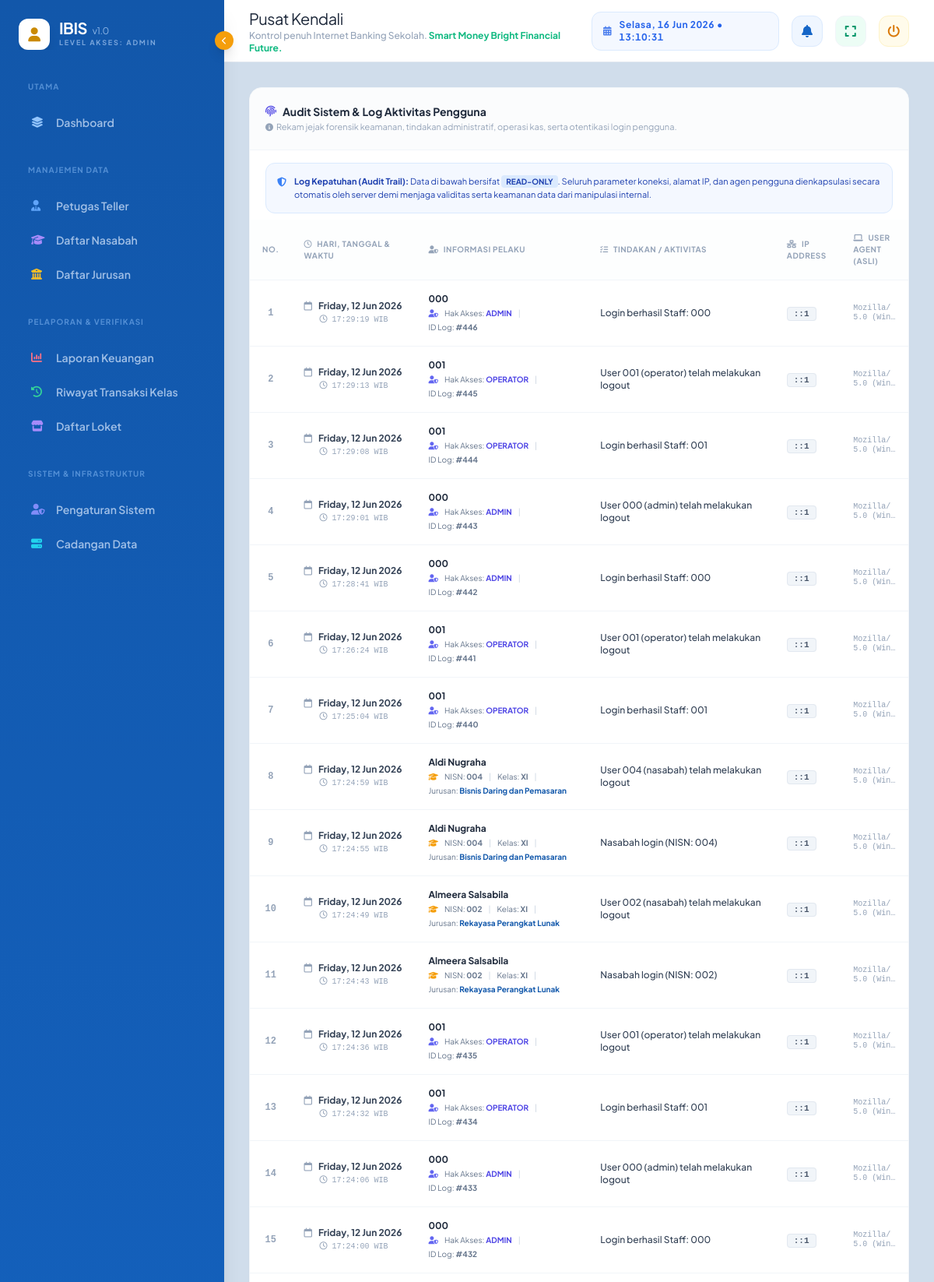
Page /main.php?page=log-aktivitas (signed in, upper part) on the committed database.
### tables this page shows
CREATE TABLE `tbl_pengaturan` (
  `id_pengaturan` int NOT NULL AUTO_INCREMENT,
  `nama_aplikasi` varchar(100) NOT NULL DEFAULT 'IBIS',
  `subjudul` varchar(150) DEFAULT 'Internet Banking Sekolah',
  `tagline_1` varchar(150) DEFAULT 'Cerdas Finansial,',
  `tagline_2` varchar(150) DEFAULT 'Hebat di Masa Depan.',
  `versi_aplikasi` varchar(20) DEFAULT '3.0',
  `developed_by` varchar(150) NOT NULL DEFAULT 'Pustik SMK PGRI 4 Bandar Lampung',
  `nama_sekolah` varchar(100) DEFAULT NULL,
  `alamat_sekolah` text,
  `telp_sekolah` varchar(20) DEFAULT NULL,
  `whatsapp_admin` varchar(20) DEFAULT NULL,
  `email_sekolah` varchar(100) DEFAULT NULL,
  `logo_sekolah` varchar(255) DEFAULT NULL,
  `nama_kepala_sekolah` varchar(100) DEFAULT NULL,
  `nip_kepala_sekolah` varchar(50) DEFAULT NULL,
  `minimal_penarikan` decimal(15,2) DEFAULT '10000.00',
  `minimal_saldo_mengendap` decimal(15,2) DEFAULT '15000.00',
  `biaya_admin_default` decimal(15,2) DEFAULT '2500.00',
  `biaya_transfer_default` decimal(15,2) DEFAULT '1500.00',
  `format_nomor_transaksi` varchar(50) DEFAULT 'TRX/[YYYY]/[MM]/[ID]',
  `jam_operasional` varchar(100) DEFAULT 'Senin - Jumat, 07:30 - 15:00 WIB',
  `limit_transfer_harian` decimal(15,2) DEFAULT '50000.00',
  PRIMARY KEY (`id_pengaturan`)
);

CREATE TABLE `log_activity` (
  `id_log` int NOT NULL AUTO_INCREMENT,
  `id_user` int DEFAULT NULL,
  `id_nasabah` int DEFAULT NULL,
  `role_pelaku` varchar(50) DEFAULT NULL,
  `aktivitas` text NOT NULL,
  `ip_address` varchar(45) DEFAULT NULL,
  `user_agent` text,
  `timestamp` timestamp NULL DEFAULT CURRENT_TIMESTAMP,
  PRIMARY KEY (`id_log`),
  KEY `id_user` (`id_user`),
  KEY `id_nasabah` (`id_nasabah`),
  KEY `timestamp` (`timestamp`),
  CONSTRAINT `fk_log_nasabah` FOREIGN KEY (`id_nasabah`) REFERENCES `tbl_nasabah` (`id_nasabah`) ON DELETE CASCADE,
  CONSTRAINT `fk_log_user` FOREIGN KEY (`id_user`) REFERENCES `tbl_users` (`id_user`) ON DELETE CASCADE
);

CREATE TABLE `tbl_nasabah` (
  `id_nasabah` int NOT NULL AUTO_INCREMENT,
  `nisn` varchar(20) NOT NULL,
  `nik` varchar(20) DEFAULT NULL,
  `nama_nasabah` varchar(100) NOT NULL,
  `nama_ibu_kandung` varchar(100) NOT NULL,
  `tempat_lahir` varchar(50) DEFAULT NULL,
  `tanggal_lahir` date DEFAULT NULL,
  `jenis_kelamin` enum('L','P') DEFAULT NULL,
  `jenjang_pendidikan` enum('PAUD','TK','SD','SMP','SMA','SMK') DEFAULT NULL,
  `kelas` enum('X','XI','XII') DEFAULT NULL,
  `id_jurusan` int DEFAULT NULL,
  `password` varchar(255) NOT NULL,
  `pin_transaksi` varchar(255) DEFAULT NULL,
  `saldo` decimal(15,2) NOT NULL DEFAULT '25000.00',
  `telepon` varchar(15) DEFAULT NULL,
  `email` varchar(100) DEFAULT NULL,
  `alamat` text,
  `status_nasabah` enum('aktif','nonaktif') DEFAULT 'aktif',
  `is_locked` tinyint(1) DEFAULT '0',
  `pin_failed_attempts` int DEFAULT '0',
  `remember_token` varchar(100) DEFAULT NULL,
  `last_login` timestamp NULL DEFAULT NULL,
  `created_at` timestamp NULL DEFAULT CURRENT_TIMESTAMP,
  `updated_at` timestamp NULL DEFAULT CURRENT_TIMESTAMP ON UPDATE CURRENT_TIMESTAMP,
  PRIMARY KEY (`id_nasabah`),
  UNIQUE KEY `nisn` (`nisn`),
  UNIQUE KEY `nik` (`nik`),
  KEY `id_jurusan` (`id_jurusan`),
  CONSTRAINT `fk_nasabah_jurusan` FOREIGN KEY (`id_jurusan`) REFERENCES `tbl_jurusan` (`id_jurusan`) ON DELETE SET NULL ON UPDATE CASCADE
);

CREATE TABLE `tbl_jurusan` (
  `id_jurusan` int NOT NULL AUTO_INCREMENT,
  `kode_jurusan` varchar(10) NOT NULL,
  `nama_jurusan` varchar(50) NOT NULL,
  PRIMARY KEY (`id_jurusan`),
  UNIQUE KEY `kode_jurusan` (`kode_jurusan`)
);

### views/superadmin/log-aktivitas.php (the view, shortened to what the rows shown need)
<?php
$stmt_all_logs = $pdo->query("
    SELECT
        l.*,
        u.username AS nama_operator,
        n.nama_nasabah,
        n.nisn,
        n.kelas,
        j.nama_jurusan
    FROM log_activity l
    LEFT JOIN tbl_users u ON l.id_user = u.id_user
    LEFT JOIN tbl_nasabah n ON l.id_nasabah = n.id_nasabah
    LEFT JOIN tbl_jurusan j ON n.id_jurusan = j.id_jurusan
    ORDER BY l.timestamp DESC
");
$all_activity_logs = $stmt_all_logs->fetchAll(PDO::FETCH_ASSOC);
?>
<div class="space-y-6">
    <div class="bg-white rounded-[1rem] border border-slate-100 shadow-sm overflow-hidden">
        <div class="overflow-x-auto mt-2">
            <table class="w-full text-left border-collapse">
                <thead>
                    <tr class="border-b border-slate-100 text-slate-400 text-[10px] uppercase tracking-wider font-bold bg-slate-50/30">
                        <th class="p-4 w-12 text-center">No.</th>
                        <th class="p-4"><i class="far fa-clock mr-1"></i> Hari, Tanggal & Waktu</th>
                        <th class="p-4"><i class="fas fa-user-shield mr-1"></i> Informasi Pelaku</th>
                        <th class="p-4"><i class="fas fa-tasks mr-1"></i> Tindakan / Aktivitas</th>
                        <th class="p-4"><i class="fas fa-network-wired mr-1"></i> IP Address</th>
                        <th class="p-4"><i class="fas fa-laptop mr-1"></i> User Agent (Asli)</th>
                    </tr>
                </thead>
                <tbody class="divide-y divide-slate-100 text-xs text-slate-600">
                    <?php if (!empty($all_activity_logs)): ?>
                        <?php $no = 1; ?>
                        <?php foreach ($all_activity_logs as $log): ?>
                            <?php
                            $is_nasabah = (strtolower($log['role_pelaku']) == 'nasabah');
                            $nama_pelaku = $is_nasabah ? $log['nama_nasabah'] : $log['nama_operator'];
                            $nama_pelaku = $nama_pelaku ?? 'Sistem / Otomatis';
                            $is_suspicious = false;
                            $row_style = $is_suspicious
                                ? 'bg-rose-50/30 hover:bg-rose-50/60 transition-colors'
                                : 'hover:bg-slate-50/40 transition-colors';
                            ?>
                            <tr class="<?= $row_style ?>">
                                <td class="p-4 text-center font-bold text-slate-400 font-mono"><?= $no++ ?></td>
                                <td class="p-4 font-medium text-slate-600 whitespace-nowrap">
                                    <div class="flex items-center gap-2 font-bold text-slate-700">
                                        <i class="far fa-calendar text-slate-400"></i>
                                        <?= function_exists('hariIndo') ? hariIndo($log['timestamp']) : date('l', strtotime($log['timestamp'])) ?>,
                                        <?= date('d M Y', strtotime($log['timestamp'])) ?>
                                    </div>
                                    <div class="text-[10px] text-slate-400 mt-0.5 ml-5 font-mono">
                                        <i class="far fa-clock text-slate-400"></i> <?= date('H:i:s', strtotime($log['timestamp'])) ?> WIB
                                    </div>
                                </td>
                                <td class="p-4 whitespace-nowrap">
                                    <div class="font-bold text-slate-800 flex items-center gap-1.5">
                                        <?= htmlspecialchars($nama_pelaku) ?>
                                    </div>
                                    <div class="text-[10px] text-slate-500 mt-0.5 flex items-center flex-wrap gap-x-2 gap-y-0.5">
                                        <?php if ($is_nasabah): ?>
                                            <span><i class="fas fa-graduation-cap text-[10px] text-amber-500"></i></span>
                                            <span>NISN: <b><?= htmlspecialchars($log['nisn'] ?? '-') ?></b></span>
                                            <span class="text-slate-300">|</span>
                                            <span>Kelas: <b><?= htmlspecialchars($log['kelas'] ?? '-') ?></b></span>
                                            <span class="text-slate-300">|</span>
                                            <span>Jurusan: <b class="text-[#1258ab]"><?= htmlspecialchars($log['nama_jurusan'] ?? 'Umum') ?></b></span>
                                        <?php else: ?>
                                            <span><i class="fas fa-user-shield text-[10px] text-indigo-500"></i></span>
                                            <span>Hak Akses: <b class="uppercase text-indigo-600"><?= htmlspecialchars($log['role_pelaku'] ?? 'Sistem') ?></b></span>
                                            <span class="text-slate-300">|</span>
                                            <span>ID Log: <b>#<?= $log['id_log'] ?></b></span>
                                        <?php endif; ?>
                                    </div>
                                </td>
                                <td class="p-4">
                                    <div class="<?= $is_suspicious ? 'text-rose-600 font-bold' : 'text-slate-700 font-medium' ?> min-w-[200px] max-w-[320px] break-words line-clamp-2" title="<?= htmlspecialchars($log['aktivitas']) ?>">
                                        <?= htmlspecialchars($log['aktivitas']) ?>
                                    </div>
                                </td>
                                <td class="p-4 whitespace-nowrap">
                                    <span class="font-mono font-bold text-slate-600 bg-slate-100 border border-slate-200 px-2 py-0.5 rounded text-[11px]">
                                        <?= htmlspecialchars($log['ip_address'] ?? '0.0.0.0') ?>
                                    </span>
                                </td>
                                <td class="p-4">
                                    <div class="text-slate-400 font-mono text-[10px] max-w-[280px] break-all line-clamp-2 leading-tight" title="<?= htmlspecialchars($log['user_agent']) ?>">
                                    </div>
                                </td>
                            </tr>
                        <?php endforeach; ?>
                    <?php endif; ?>
                </tbody>
            </table>
        </div>
    </div>
</div>

### main.php (shortened to what the rows shown need)
<?php
require_once 'auth/database.php';
$role = $_SESSION['role'];
$page = isset($_GET['page']) ? preg_replace('/[^a-zA-Z0-9-]/', '', $_GET['page']) : 'main';
$page_titles = [
    'main' => 'Dashboard'
];
$app_config = [
    'nama_aplikasi'                => 'IBIS',
    'subjudul'                     => 'Internet Banking Sekolah',
    'tagline_1'                    => 'Cerdas Finansial,',
    'tagline_2'                    => 'Hebat di Masa Depan.',
    'versi_aplikasi'               => '3.0',
    'developed_by'                 => 'PTIK SMK PGRI 4 Bandar Lampung',
    'nama_sekolah'                 => 'SMK PGRI 4 Bandar Lampung',
    'minimal_penarikan'            => 10000.00,
    'minimal_saldo_mengendap'      => 15000.00,
    'biaya_admin_default'          => 2500.00,
    'biaya_transfer_default'       => 1500.00,
    'format_nomor_transaksi'       => 'TRX/[YYYY]/[MM]/[ID]',
    'jam_operasional'              => 'Senin - Jumat, 07:30 - 15:00 WIB',
    'limit_transfer_harian'        => 50000.00,
    'logo_sekolah'                 => null
];
try {
    $stmt_config = $pdo->query("SELECT * FROM tbl_pengaturan LIMIT 1");
    $db_config = $stmt_config->fetch(PDO::FETCH_ASSOC);
    if ($db_config) {
        $app_config = array_merge($app_config, $db_config);
    }
} catch (PDOException $e) {
    error_log("Gagal memuat pengaturan aplikasi.");
}
include 'views/layout/header.php';
?>
<div class="flex h-screen overflow-hidden">
    <aside id="sidebar" class="no-print w-72 sidebar-gradient text-slate-300 flex flex-col shrink-0 shadow-xl relative">
        <div class="p-6 flex-1 overflow-y-auto custom-scrollbar">
            <div class="header-container flex items-center gap-3 mb-10 overflow-hidden transition-all">
                <div class="sidebar-header-text whitespace-nowrap">
                    <h1 class="text-xl font-800 tracking-tight leading-none text-white">
                        <?php
                        $nama_app = (!empty($app_config['nama_aplikasi'])) ? trim($app_config['nama_aplikasi']) : 'IBIS';
                        $versi_app = (!empty($app_config['versi_aplikasi'])) ? trim($app_config['versi_aplikasi']) : '3.0';
                        ?>
                        <b><?= htmlspecialchars($nama_app) ?></b>
                        <span class="text-xs font-normal text-blue-200/70 ml-1">
                            v<?= htmlspecialchars($versi_app) ?>
                        </span>
                    </h1>
                </div>
            </div>
        </div>
    </aside>
    <main class="flex-1 flex flex-col min-w-0 overflow-hidden">
        <header class="h-20 bg-white border-b border-slate-200 flex items-center justify-between px-8 shrink-0">
            <div class="flex items-center gap-4">
                <div>
                    <h2 id="section-title" class="text-xl font-800 text-slate-800 capitalize tracking-tight">
                        <?= $page_titles[$page] ?? 'Pusat Kendali' ?>
                    </h2>
                    <p class="text-[10px] lg:text-xs text-slate-400 font-medium">
                        Kontrol penuh <?= htmlspecialchars($app_config['subjudul']) ?>.
                        <b class="text-emerald-500">
                            <?= htmlspecialchars($app_config['tagline_1']) ?> <?= htmlspecialchars($app_config['tagline_2']) ?>
                        </b>
                    </p>
                </div>
            </div>
        </header>
        <div class="flex-1 overflow-y-auto p-8 custom-scrollbar bg-[#d0ddeb]">
            <?php
            if (isset($routes[$role][$page])) {
                $file_to_include = $routes[$role][$page];
                if (file_exists($file_to_include)) {
                    include $file_to_include;
                } else {
                    include 'views/errors/404.html';
                }
            } else {
                include 'views/errors/403.html';
            }
            ?>
        </div>
    </main>
</div>
<?php include 'views/layout/footer.php'; ?>

### rows in the picture
tbl_pengaturan: nama_aplikasi "IBIS", versi_aplikasi "1.0", subjudul "Internet Banking Sekolah", tagline_1 "Smart Money", tagline_2 "Bright Financial Future."
log_activity: timestamp "Friday", timestamp "12 Jun 2026", timestamp "17:29:19", nama_pelaku "000", role_pelaku "ADMIN", id_log "446", aktivitas "Login berhasil Staff: 000", ip_address "::1"
log_activity: timestamp "Friday", timestamp "12 Jun 2026", timestamp "17:29:13", nama_pelaku "001", role_pelaku "OPERATOR", id_log "445", aktivitas "User 001 (operator) telah melakukan logout", ip_address "::1"
log_activity: timestamp "Friday", timestamp "12 Jun 2026", timestamp "17:29:08", nama_pelaku "001", role_pelaku "OPERATOR", id_log "444", aktivitas "Login berhasil Staff: 001", ip_address "::1"
log_activity: timestamp "Friday", timestamp "12 Jun 2026", timestamp "17:29:01", nama_pelaku "000", role_pelaku "ADMIN", id_log "443", aktivitas "User 000 (admin) telah melakukan logout", ip_address "::1"
log_activity: timestamp "Friday", timestamp "12 Jun 2026", timestamp "17:28:41", nama_pelaku "000", role_pelaku "ADMIN", id_log "442", aktivitas "Login berhasil Staff: 000", ip_address "::1"
log_activity: timestamp "Friday", timestamp "12 Jun 2026", timestamp "17:26:24", nama_pelaku "001", role_pelaku "OPERATOR", id_log "441", aktivitas "User 001 (operator) telah melakukan logout", ip_address "::1"
log_activity: timestamp "Friday", timestamp "12 Jun 2026", timestamp "17:25:04", nama_pelaku "001", role_pelaku "OPERATOR", id_log "440", aktivitas "Login berhasil Staff: 001", ip_address "::1"
log_activity: timestamp "Friday", timestamp "12 Jun 2026", timestamp "17:24:59", nama_pelaku "Aldi Nugraha", id_nasabah.nisn "004", id_nasabah.kelas "XI", tbl_jurusan.nama_jurusan "Bisnis Daring dan Pemasaran", aktivitas "User 004 (nasabah) telah melakukan logout", ip_address "::1"
log_activity: timestamp "Friday", timestamp "12 Jun 2026", timestamp "17:24:55", nama_pelaku "Aldi Nugraha", id_nasabah.nisn "004", id_nasabah.kelas "XI", tbl_jurusan.nama_jurusan "Bisnis Daring dan Pemasaran", aktivitas "Nasabah login (NISN: 004)", ip_address "::1"
log_activity: timestamp "Friday", timestamp "12 Jun 2026", timestamp "17:24:49", nama_pelaku "Almeera Salsabila", id_nasabah.nisn "002", id_nasabah.kelas "XI", tbl_jurusan.nama_jurusan "Rekayasa Perangkat Lunak", aktivitas "User 002 (nasabah) telah melakukan logout", ip_address "::1"
log_activity: timestamp "Friday", timestamp "12 Jun 2026", timestamp "17:24:43", nama_pelaku "Almeera Salsabila", id_nasabah.nisn "002", id_nasabah.kelas "XI", tbl_jurusan.nama_jurusan "Rekayasa Perangkat Lunak", aktivitas "Nasabah login (NISN: 002)", ip_address "::1"
log_activity: timestamp "Friday", timestamp "12 Jun 2026", timestamp "17:24:36", nama_pelaku "001", role_pelaku "OPERATOR", id_log "435", aktivitas "User 001 (operator) telah melakukan logout", ip_address "::1"
log_activity: timestamp "Friday", timestamp "12 Jun 2026", timestamp "17:24:32", nama_pelaku "001", role_pelaku "OPERATOR", id_log "434", aktivitas "Login berhasil Staff: 001", ip_address "::1"
log_activity: timestamp "Friday", timestamp "12 Jun 2026", timestamp "17:24:06", nama_pelaku "000", role_pelaku "ADMIN", id_log "433", aktivitas "User 000 (admin) telah melakukan logout", ip_address "::1"
log_activity: timestamp "Friday", timestamp "12 Jun 2026", timestamp "17:24:00", nama_pelaku "000", role_pelaku "ADMIN", id_log "432", aktivitas "Login berhasil Staff: 000", ip_address "::1"

### other values in the picture
$role "ADMIN"
$safe_title "UTAMA MANAJEMEN DATA PELAPORAN & VERIFIKASI SISTEM & INFRASTRUKTUR"
$safe_text "Dashboard Petugas Teller Daftar Nasabah Daftar Jurusan Laporan Keuangan Riwayat Transaksi Kelas Daftar Loket Pengaturan Sistem Cadangan Data"
$page_titles[$page] "Pusat Kendali"
